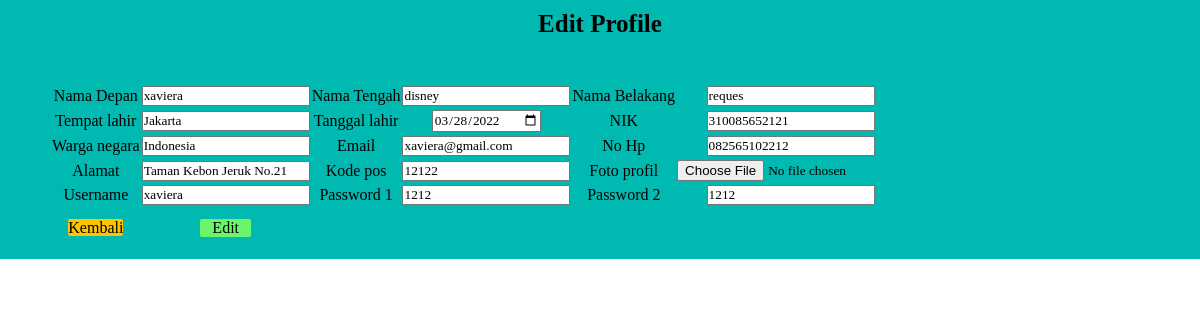
Page /SL1_Jason/editprofile.php (signed in) on the committed database.
### tables this page shows
CREATE TABLE `account` (
  `depan` varchar(20) NOT NULL,
  `tengah` varchar(20) NOT NULL,
  `belakang` varchar(20) NOT NULL,
  `tempat` varchar(20) NOT NULL,
  `tanggal` date NOT NULL,
  `nik` varchar(20) NOT NULL,
  `WN` varchar(30) NOT NULL,
  `email` varchar(30) NOT NULL,
  `nhp` varchar(15) NOT NULL,
  `alamat` text NOT NULL,
  `kodepos` varchar(10) NOT NULL,
  `pp` blob NOT NULL,
  `username` varchar(30) NOT NULL,
  `pw1` varchar(30) NOT NULL
);

### SL1_Jason/editprofile.php (the view, shortened to what this page needs)
<?php
include("config.php");
$strquery_select = "SELECT * FROM account WHERE username = '".$_SESSION['Sesusername']."'";
$query_select = mysqli_query($connection, $strquery_select);
$data = mysqli_fetch_array($query_select);
?>
<!DOCTYPE html>
<html lang="en">
<head>
    <link rel="stylesheet" href="styles.css">
</head>
<body>
<div class="backres">
    <h1>Edit Profile</h1>
    <br><br>
    <form name="formedit" onsubmit="return validasiEDT();" action="editprofileproses.php" method="post" enctype="multipart/form-data">
        <table>
            <tr>
                <td>Nama Depan</td>
                <td><input type="text" name="depan" value="<?php echo $data["depan"] ?>"></td>
                <td>Nama Tengah</td>
                <td><input type="text" name="tengah" value="<?php echo $data["tengah"] ?>"></td>
                <td>Nama Belakang</td>
                <td><input type="text" name="belakang" value="<?php echo $data["belakang"] ?>"></td>
            </tr>
            <tr>
                <td>Tempat lahir</td>
                <td><input type="text" name="tempat" value="<?php echo $data["tempat"] ?>"></td>
                <td>Tanggal lahir</td>
                <td><input type="date" name="tanggal" value="<?php echo $data["tanggal"] ?>"></td>
                <td>NIK</td>
                <td><input type="text" name="nik" value="<?php echo $data["nik"] ?>"></td>
            </tr>
            <tr>
                <td>Warga negara</td>
                <td><input type="text" name="WN" value="<?php echo $data["WN"] ?>"></td>
                <td>Email</td>
                <td><input type="text" name="email" value="<?php echo $data["email"] ?>"></td>
                <td>No Hp</td>
                <td><input type="text" name="nhp" value="<?php echo $data["nhp"] ?>"></td>
            </tr>
            <tr>
                <td>Alamat</td>
                <td><input type="text" name="alamat" value="<?php echo $data["alamat"] ?>"></td>
                <td>Kode pos</td>
                <td><input type="text" name="kodepos" value="<?php echo $data["kodepos"] ?>"></td>
                <td>Foto profil</td>
                <td><input type="file" name="pp"  accept="image/*" required value="<?php echo $data["pp"] ?>"></td>
            </tr>
            <tr>
                <td>Username</td>
                <td><input type="text" name="username" value="<?php echo $data["username"] ?>"></td>
                <td>Password 1</td>
                <td><input type="text" name="pw1" value="<?php echo $data["pw1"] ?>"></td>
                <td>Password 2</td>
                <td><input type="text" name="pw2" value="<?php echo $data["pw1"] ?>"></td>
            </tr>
            <tr>
                <td><a href="profile.php" class="kembalibtn">  Kembali  </a></td>
                <td><input type="submit" name="submitEdits" value="   Edit   " class="regisbtn"></td>
            </tr>
        </table>
    </form>
    </div>
</body>
</html>

### SL1_Jason/styles.css (style rules this page uses)
* { margin: 0; padding: 0; font-family:'Times New Roman', Times, serif; text-decoration: none; color: black; }
h1 { font-size: 25px; }
.backres { background-color: rgb(0, 185, 176); text-align: center; align-items: center; justify-content: center; padding: 10px; }
.backres form { padding-top: 10px; padding-right: 10px; margin-left: auto; margin-right: auto; padding-left: 40px; }
.regisbtn { background-color: rgb(106, 245, 106); text-decoration: none; color: black; border-radius: 2px; font-size: 16px; margin: 10px; border: none; }
.kembalibtn { background-color: rgb(255, 196, 0); text-decoration: none; color: black; border-radius: 2px; font-size: 16px; margin: 10px; border: none; }

### rows in the picture
account: depan "xaviera", tengah "disney", belakang "reques", tempat "Jakarta", tanggal "03/28/2022", nik "310085652121", WN "Indonesia", email "xaviera@gmail.com", nhp "082565102212", alamat "Taman Kebon Jeruk No.21", kodepos "12122", username "xaviera", pw1 "1212", pw2 "1212"
